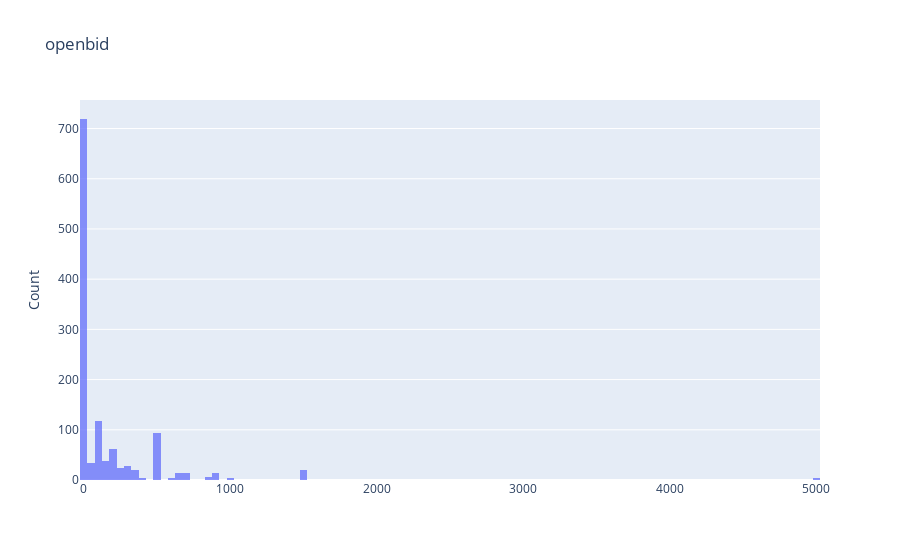

Source (notebook cell):
### Code cell
plotBarCat(df,df.columns[5])

### Figure 1 — Plotly figure (JSON) as saved in the notebook; plotly's stock layout.template omitted (floating-point values rounded to 4 significant figures; data arrays with more than 128 entries replaced by an {"elided": "..."} marker saying what was removed)
{"data": [{"opacity": 0.75, "type": "histogram", "x": {"elided": "1213 float values"}}], "layout": {"barmode": "overlay", "title": {"text": "openbid"}, "yaxis": {"title": {"text": "Count"}}}}
